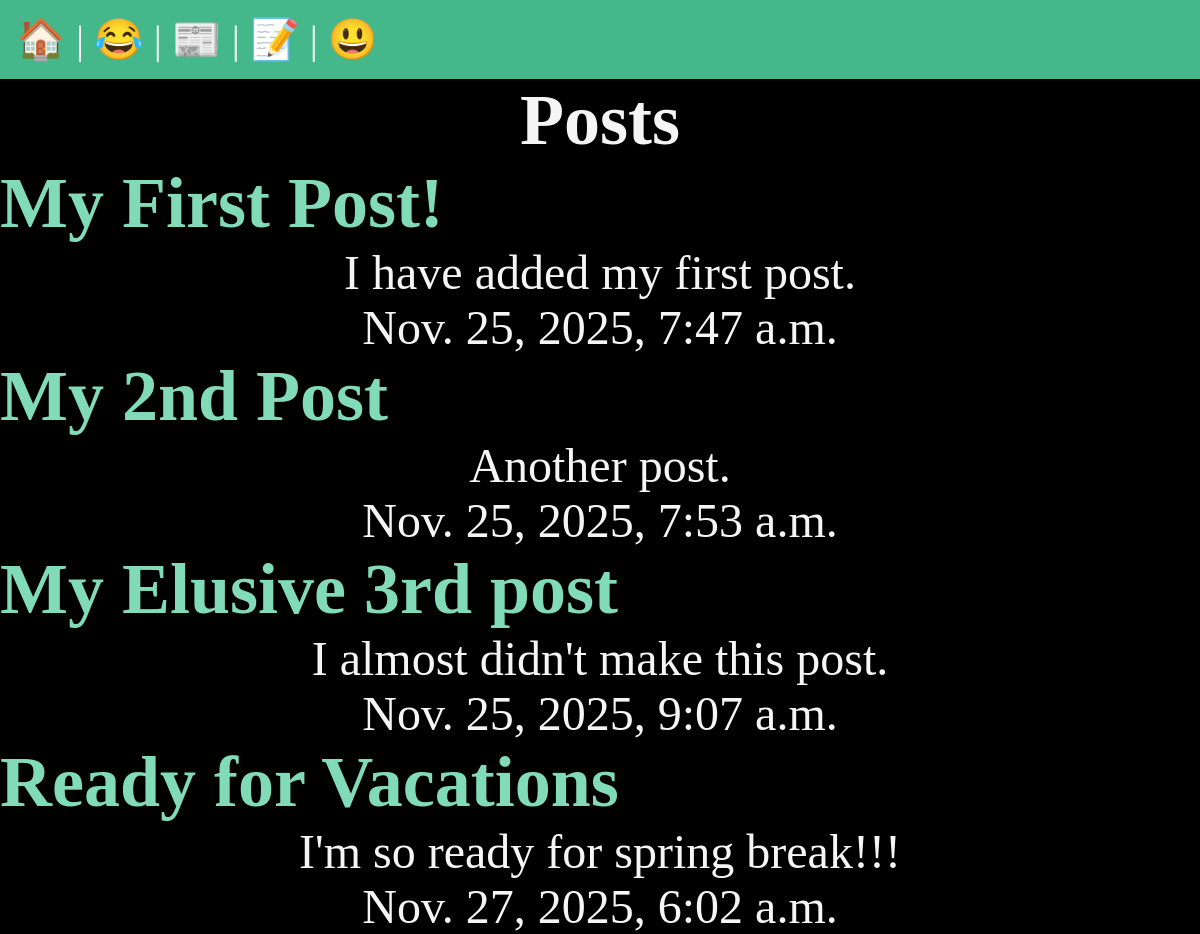
/posts/, run on the app's committed database.
### posts/models.py (models this page shows, shortened)
class Post(models.Model):
    title = models.CharField(max_length=75)
    body = models.TextField()
    slug = models.SlugField()
    date = models.DateTimeField(auto_now_add=True)
    banner = models.ImageField(default='fallback.png', blank=True)

### posts/views.py (the view)
def posts_list(request):
    posts = Post.objects.all()
    return render(request, 'posts/posts_list.html', {'posts': posts})

### posts/templates/posts/posts_list.html (shortened to what this page needs)
{% extends 'layout.html' %}
{% block content %}
    <section>
        <h1>Posts</h1>
        {% for post in posts %}
            <article class="post">
                <h2>
                    <a href="{% url 'posts:page' slug=post.slug %}">
                        {{ post.title }}
                    </a>
                </h2>
                <p>{{ post.body }}</p>
                <p>{{ post.date }}</p>
            </article>
        {% endfor %}
    </section>
{% endblock %}

### templates/layout.html (shortened to what this page needs)
<!DOCTYPE html>
{% load static %}
<html lang="en">
<head>
    <link rel="stylesheet" href="{% static 'css/style.css' %}">
</head>
<body>
    <nav>
        <a href="/">
            <span role='img' aria-label="Home">🏠</span>
        </a> |
        <a href="/about">
            <span role='img' aria-label="About">😂</span>
        </a> |
        <a href="{% url 'posts:list' %}">
            <span role='img' aria-label="Posts">📰</span>
        </a> |
        {% if user.is_authenticated %}
            <a href="{% url 'posts:new-posts' %}">
                <span role='img' aria-label="New Post">🆕</span>
            </a> |
            <form class="logout" action="{% url 'users:logout' %}" method="POST">
                {% csrf_token %}
                <button type="submit" class="logout-button" aria-label="Logout" >🔒</button>
            </form>
        {% else %}
            <a href="{% url 'users:register' %}">
                <span role='img' aria-label="Register">📝</span>
            </a> |
            <a href="{% url 'users:login' %}">
                <span role='img' aria-label="login">😃</span>
            </a>
        {% endif %}
    </nav>
    <main>
        {% block content %}
        {% endblock %}
    </main>
</body>
</html>

### static/css/style.css (style rules this page uses)
* { margin: 0; padding: 0; box-sizing: border-box; }
body { min-height: 100vh; background-color: black; color: whitesmoke; font-size: 3rem; display: flex; flex-flow: column; }
nav { padding: 1rem; background-color: #44B78B; color: white; font-size: 2.5rem; }
main { flex-grow: 1; display: grid; }
h1, p { text-align: center; align-items: left; }
a { text-decoration: none; color: #81dbb8; }

### data on the page
Post: title "My First Post!", body "I have added my first post.", date "Nov. 25, 2025, 7:47 a.m."
Post: title "My 2nd Post", body "Another post.", date "Nov. 25, 2025, 7:53 a.m."
Post: title "My Elusive 3rd post", body "I almost didn't make this post.", date "Nov. 25, 2025, 9:07 a.m."
Post: title "Ready for Vacations", body "I'm so ready for spring break!!!", date "Nov. 27, 2025, 6:02 a.m."
